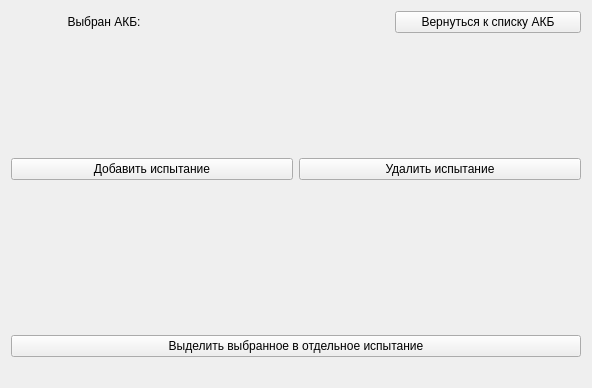
<?xml version="1.0" encoding="UTF-8"?>
<ui version="4.0">
 <class>TestsWidget</class>
 <widget class="QWidget" name="TestsWidget">
  <property name="geometry">
   <rect>
    <x>0</x>
    <y>0</y>
    <width>592</width>
    <height>388</height>
   </rect>
  </property>
  <property name="windowTitle">
   <string>Form</string>
  </property>
  <layout class="QVBoxLayout" name="verticalLayout" stretch="1,8,1,10,2">
   <item>
    <layout class="QHBoxLayout" name="horizontalLayout_4" stretch="0,0,0">
     <item>
      <widget class="QLabel" name="label_3">
       <property name="text">
        <string>Выбран АКБ:</string>
       </property>
       <property name="alignment">
        <set>Qt::AlignmentFlag::AlignCenter</set>
       </property>
      </widget>
     </item>
     <item>
      <widget class="QLabel" name="batteryLabel">
       <property name="text">
        <string/>
       </property>
      </widget>
     </item>
     <item>
      <widget class="QPushButton" name="battariesPage_button">
       <property name="text">
        <string>Вернуться к списку АКБ</string>
       </property>
      </widget>
     </item>
    </layout>
   </item>
   <item>
    <layout class="QHBoxLayout" name="tableLayout"/>
   </item>
   <item>
    <layout class="QHBoxLayout" name="horizontalLayout_3">
     <item>
      <widget class="QPushButton" name="addTest_button">
       <property name="text">
        <string>Добавить испытание</string>
       </property>
      </widget>
     </item>
     <item>
      <widget class="QPushButton" name="delTest_button">
       <property name="text">
        <string>Удалить испытание</string>
       </property>
      </widget>
     </item>
    </layout>
   </item>
   <item>
    <layout class="QHBoxLayout" name="graphLayout"/>
   </item>
   <item>
    <layout class="QVBoxLayout" name="verticalLayout_2">
     <item>
      <widget class="QPushButton" name="separateTest_button">
       <property name="text">
        <string>Выделить выбранное в отдельное испытание</string>
       </property>
      </widget>
     </item>
     <item>
      <widget class="QLabel" name="helpLabel">
       <property name="text">
        <string/>
       </property>
       <property name="alignment">
        <set>Qt::AlignmentFlag::AlignCenter</set>
       </property>
      </widget>
     </item>
    </layout>
   </item>
  </layout>
 </widget>
 <resources/>
 <connections/>
</ui>
